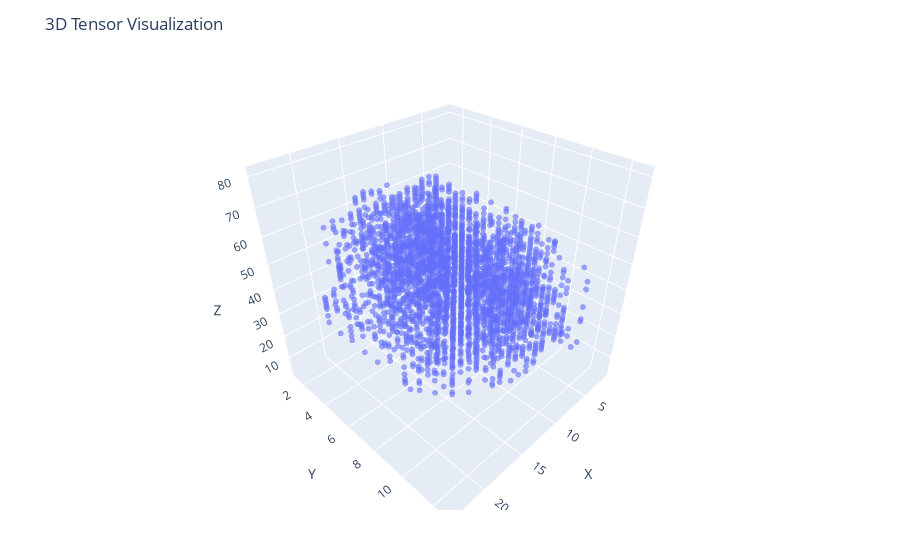

Notebook code cell kept with this figure:
### Code cell
plotTensor(s.tensor, 1.0)

### Figure 1 — Plotly figure (JSON) as saved in the notebook; plotly's stock layout.template omitted (floating-point values rounded to 4 significant figures; data arrays with more than 128 entries replaced by an {"elided": "..."} marker saying what was removed)
{"data": [{"marker": {"opacity": 0.6, "size": 2}, "mode": "markers", "type": "scatter3d", "x": {"elided": "2973 int values"}, "y": {"elided": "2973 int values"}, "z": {"elided": "2973 int values"}}], "layout": {"margin": {"b": 50, "l": 50, "r": 50, "t": 60}, "scene": {"aspectmode": "cube", "xaxis": {"range": [1, 24], "title": "X"}, "yaxis": {"range": [1, 13], "title": "Y"}, "zaxis": {"range": [1, 83], "title": "Z"}}, "title": "3D Tensor Visualization"}}
